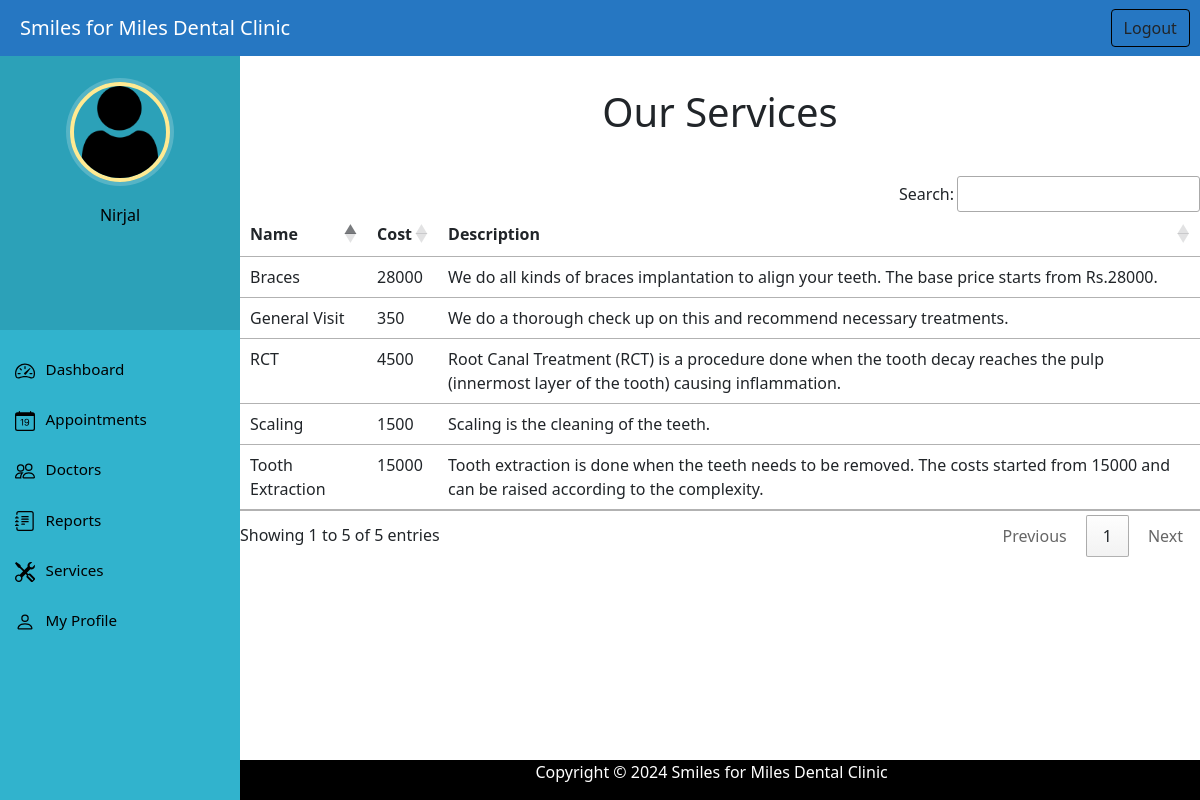
The app's page /user_view_services (signed in) with its own data.
### home/models.py (models this page shows, shortened)
class PatientUser(models.Model):
    user=models.OneToOneField(User, null=True, blank=False,on_delete=models.CASCADE)
    date_of_birth = models.DateField()
    phone_number = models.CharField(max_length=15)
    address = models.CharField(max_length=50)
    profile_picture = models.ImageField(upload_to='profile_pic/user_profile_pic/', default='img/defaultuser.png')

class Service(models.Model):
    service_name = models.CharField('Service',max_length=50)
    cost = models.IntegerField()
    description = models.TextField()

### home/views.py (the view)
# urls.py: path('user_view_services', views.user_view_services,name='user_view_services'),
@login_required(login_url='/login')
@user_passes_test(is_patient)
def user_view_services(request):
    patientUser = PatientUser.objects.get(user=request.user.id) #to get logged in user's image
    services = Service.objects.all
    return render(request,'user_view_services.html', {'services':services , 'patientUser':patientUser})

### home/views.py (called while the page is built)
def is_patient(user):
    return user.groups.filter(name='PATIENT').exists()

### templates/user_view_services.html (shortened to what this page needs)
{% extends 'userbase.html' %}
{% load static %}
{% block content %}
<h1 class="text-center" style="margin-top: 40px;">Our Services</h1>
<div style="margin-top: 40px;">
    <div >
      <table id="example" class="table table-hover">
        <thead>
          <tr>
            <th>Name</th>
            <th>Cost</th>
            <th>Description</th>
          </tr>
        </thead>
        {% for s in services %}
        <tr>
          <td> {{s.service_name}}</td>
          <td>{{s.cost}}</td>
          <td>{{s.description}}</td>
        </tr>
        {% endfor %}
      </table>
    </div>
  </div>
{% endblock content %}

### templates/userbase.html (shortened to what this page needs)
<!doctype html>
<html lang="en">
<head>
  {% load static %}
  <link rel="stylesheet" href="{% static 'css/dashboardstyle.css' %}">
  <link rel="stylesheet" href="https://cdn.datatables.net/1.11.5/css/jquery.dataTables.min.css">
  <link rel="stylesheet" href="https://cdn.datatables.net/buttons/2.2.2/css/buttons.dataTables.min.css">
  <link href="https://cdn.jsdelivr.net/npm/bootstrap@5.1.3/dist/css/bootstrap.min.css" rel="stylesheet"
>
</head>
<body>
  <nav class="menu" tabindex="0">
    <header class="avatar" style="height: 35%;">
      <img src="{% static patientUser.profile_picture .url %}" width="50px" height="100px"/>
      <br><br>
      <h6 style="color: black;">{{user.first_name}}</h6>
    </header>
    <ul>
      <li tabindex="0" class="icon-dashboard"> <a style="color:black; text-decoration:none;" href="/userdashboard"><span>Dashboard</span></a> </li>
      <li tabindex="0" class="icon-calendar"> <a style="color:black; text-decoration:none;" href="/userappointment"><span>Appointments</span></a></li>
      <li tabindex="0" class="icon-doctor"> <a style="color:black; text-decoration:none;" href="/user_view_doctors"><span>Doctors</span></a></li>
      <li tabindex="0" class="icon-report"> <a style="color:black; text-decoration:none;" href="/user_view_reports"><span>Reports</span></a></li>
      <li tabindex="0" class="icon-service"> <a style="color:black; text-decoration:none;" href="/user_view_services"><span>Services</span></a></li>
      <li tabindex="0" class="icon-profile"> <a style="color:black; text-decoration:none;" href="/user_view_profile"><span>My Profile</span></a></li>
    </ul>
  </nav>
  <main>
    <div class="bs-example">
      <nav class="navbar navbar-expand-md  navbar-dark fixed-top" style="background:#2677C2;">
        <a href="/userdashboard" class="navbar-brand" style="margin-left: 20px;">Smiles for Miles Dental Clinic</a>
        <div class="collapse navbar-collapse justify-content-between" id="navbarCollapse">
          <div class="navbar-nav" style=" margin-left: 90%;">
              <a type="button" class="btn" onclick="return confirm('Are you sure you want to logout?')" href="/logout" style="border-color: black;">Logout</a>
          </div>
        </div>
      </nav>
    </div>
    <br><br>
    {% block content %}
    {% endblock content %}
    <footer style="position: fixed; left: 0; bottom: 0; width: 100%;">
      <div class="container">
        <div class="row">
          <div class="col-md-12 col-sm-12">
            <div style="color:#ffffff; padding-left: 20%;" class="wow fadeInUp footer-copyright">
              <p> Copyright &copy; 2024 Smiles for Miles Dental Clinic </p>
            </div>
          </div>
        </div>
      </div>
    </footer>
  </main>
</body>
</html>

### static/css/dashboardstyle.css (style rules this page uses)
a:link { text-decoration: none; }
a { color: white; }
footer { padding: 0px 0px 0px 0px; background-color: black; margin: 0px; }
p { text-align: center; }
h6 { color: black; }
body { padding-left: 240px; color: black; }
main { position: relative; height: 100vh; }
.menu { background: #31b3cd; height: 100vh; width: 240px; position: fixed; top: 50px; left: 0; z-index: 5; outline: none; }
.menu .avatar { background: rgba(0, 0, 0, 0.1); padding: 2em 0.5em; text-align: center; }
.menu .avatar img { width: 100px; border-radius: 50%; overflow: hidden; border: 4px solid #ffea92; box-shadow: 0 0 0 4px rgba(255, 255, 255, 0.2); }
.menu ul { list-style: none; padding: 1em 0; margin: 0; }
.menu ul li { padding: 0.8em 1em 1em 3em; font-size: 0.95em; font-weight: regular; background-repeat: no-repeat; background-position: left 15px center; background-size: auto 20px; transition: all 0.15s linear; cursor: pointer; }
.menu ul li.icon-dashboard { background-image: url("../img/dashboard.svg"); }
.menu ul li.icon-report { background-image: url("../img/report.svg"); }
.menu ul li.icon-doctor { background-image: url("../img/people.svg"); }
.menu ul li.icon-calendar { background-image: url("../img/calendar.svg"); }
.menu ul li.icon-service { background-image: url("../img/service.svg"); }
.menu ul li.icon-profile { background-image: url("../img/person.svg"); }

### records on screen
PatientUser: profile_picture (placeholder picture)
Service: service_name "Scaling", cost "1500", description "Scaling is the cleaning of the teeth."
Service: service_name "Tooth Extraction", cost "15000", description "Tooth extraction is done when the teeth needs to be removed. The costs started from 15000 and can be raised according to the complexity."
Service: service_name "RCT", cost "4500", description "Root Canal Treatment (RCT) is a procedure done when the tooth decay reaches the pulp (innermost layer of the tooth) causing inflammation."
Service: service_name "General Visit", cost "350", description "We do a thorough check up on this and recommend necessary treatments."
Service: service_name "Braces", cost "28000", description "We do all kinds of braces implantation to align your teeth. The base price starts from Rs.28000."

### other values on screen
{{ user.first_name }} "Nirjal"
